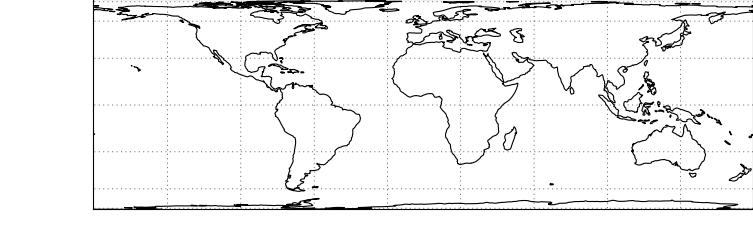

Generate this figure with Python:
import matplotlib.pyplot as plt
import cartopy.crs as ccrs

plt.figure(figsize=(9.42477796077, 3))
delta = 0.125
ax = plt.axes([0+delta, 0+delta, 1-delta, 1-delta], projection=ccrs.LambertCylindrical())
#ax.set_global()
ax.coastlines()
ax.gridlines()
